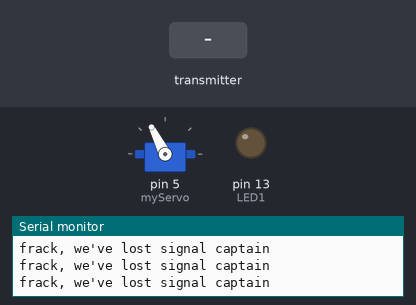
This sketch was run on a simulated Arduino Uno, built with avr-gcc and run on an emulated ATmega328P. On the bench: servo, output pins drawn as LEDs (lit = HIGH), the last lines printed to the serial monitor. Inputs (shaded band) come from the test bench. No radio packets arrive unless stated.

Above: at 1.2 s.
1.3 s: the transmitter starts sending msg.0 = 0
At 1.9 s:
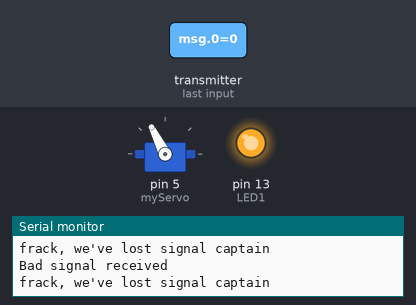
2.8 s: the transmitter starts sending msg.0 = 1
At 4.0 s:
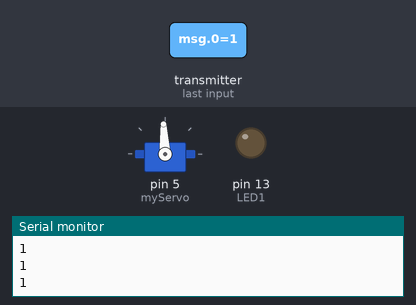
4.3 s: the transmitter starts sending msg.0 = 0
At 5.0 s:
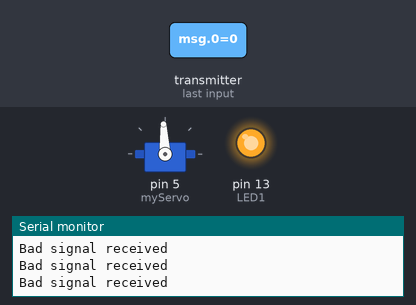
Timing chart, 0 to 7.3 s (numbered marks = the images above; inputs shaded):
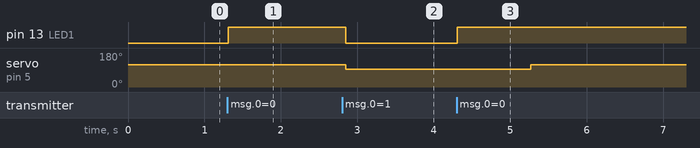

Measured:
- after the input at 1.3 s, pin 13 (LED1): LOW → HIGH at once
- after the input at 2.8 s, pin 13 (LED1): HIGH → LOW after 0.05 s; servo on pin 5 (myServo): 117° → 93° after 0.05 s
- after the input at 4.3 s, pin 13 (LED1): LOW → HIGH at once; servo on pin 5 (myServo): 93° → 117° after 0.97 s

The sketch:

rc_receiver.ino
```cpp
#include <nRF24L01.h> //https://github.com/maniacbug/RF24
#include <RF24.h> //https://github.com/maniacbug/RF24
#include <SPI.h>
#include <elapsedMillis.h>
#include "Servo.h"

#define DEBUGMODE //Comment this out to turn off debug messages and use of serial

#ifdef DEBUGMODE
#include <printf.h>     //uncomment for debug info
#endif

//Millisconds that can occur between received packets before an idle signal is sent to ESC
const int TIMEOUT_AND_IDLE = 1000;

//Microseconds to pulse high for pwm signal to ESC
const int ESC_MIN = 1500;
const int ESC_MAX = 2000;
const int ESC_IDLE = 1750;

#ifdef DEBUGMODE
//Just used to give some basic live debug info, stays high when getting bad signals
const int LED1 = 13;
#endif

//Used to write PWM signals to the ESC (has writeMicroseconds method for setting a pwm signal)
Servo myServo;

//Used to keep track of how long it has been since receiving a signal, sends idle on servo if greater than 1 second
elapsedMillis timeElapsed;

//nrf module related constants and variables below
//Chip enable pin
const int CE_PIN = 9;
//Chip select pin
const int CS_PIN = 10;

// Radio object for receiving data
RF24 radio(CE_PIN, CS_PIN);

//Pipe matches pipe in transmitter
const uint64_t PIPE = 0xE8E8F0F0E1LL;
uint8_t PIPE_NUM =1;

// Buffer for reading in the payload sent by the transmitter/controller
int msg[1];


void setup(void){
  radio.begin();
  radio.setPALevel(RF24_PA_LOW);
  radio.setDataRate(RF24_250KBPS);
  radio.setChannel(108);
  radio.openReadingPipe(PIPE_NUM,PIPE);
  radio.startListening();
  pinMode(5, OUTPUT);

  myServo.attach(5);
  myServo.writeMicroseconds(ESC_IDLE);

  #ifdef DEBUGMODE
  Serial.begin(9600);
  pinMode(LED1, OUTPUT);
  printf_begin();
  #endif
}
void loop(void){

  if (radio.available(&PIPE_NUM)){

    #ifdef DEBUGMODE
    radio.printDetails();
    #endif

    bool done = false;
    while (!done){
      done = radio.read(msg, 1);
      if (msg[0] <= 0 || msg[0] > 254){
        #ifdef DEBUGMODE
        Serial.println("Bad signal received");
        digitalWrite(LED1, HIGH);
        #endif

      } else {
        // Translates value sent over wifi to microseconds in range for ESC
        int msgInMicroSeconds = map(msg[0],1,254, ESC_MIN, ESC_MAX);
        myServo.writeMicroseconds(msgInMicroSeconds);
        timeElapsed = 0;

        #ifdef DEBUGMODE
        digitalWrite(LED1, LOW);
        Serial.println(msg[0]);
        #endif
      }
    }
  }
  // If no message was received and a second has passed put the ESC in neutral
  if(timeElapsed > TIMEOUT_AND_IDLE){

    myServo.writeMicroseconds(ESC_IDLE);

    #ifdef DEBUGMODE
    Serial.println("frack, we've lost signal captain");
    radio.printDetails();
    #endif
  }
  delay(10);
}
```
